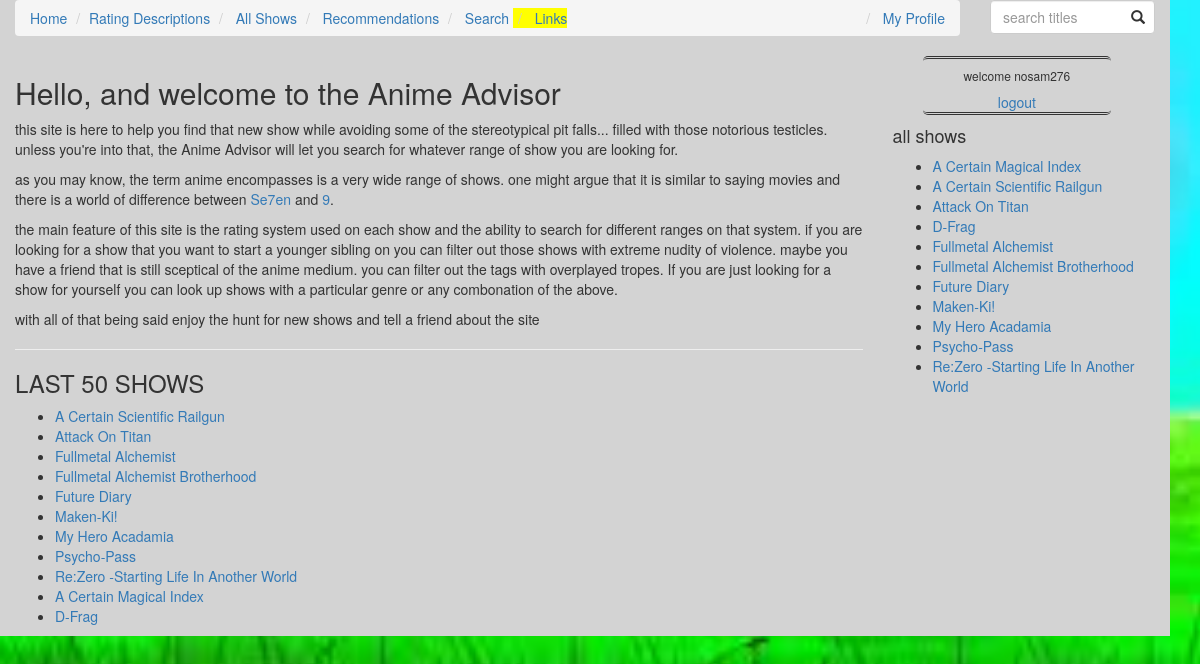
Screenshot of / (signed in) with the database file from the repository.
### animeupload/models.py (models this page shows, shortened)
class Show(models.Model):
	n_choices= (
		(NONE,"none"),
		(UNDERWEAR,"underwear"),
		(CENCORED,"cencored"),
		(BUTT,"butt"),
		(BARBIE_SMOOTH,"barbie smooth"),
		(OUTINES,"outlined"),
		(NIPPLE,"nipple"),
		(FULL_FRONTAL,"full frontal"),
	)
	swares= (
		(NONE,"none"),
		(DAMN,"mild"),
		(CENCORED,"cencored"),
		(FUCK,"uncencored"),
	)
	osi_levels = (
		(NONE,"none"),
		(LIGHT,"light kissing"),
		(DEEP,"deep kissing/grope"),
		(SEX,"sex"),
	)
	osv_levels = (
		(NONE,"none"),
		(ESRB_E,"cartoon"),
		(ESRB_T,"blood"),
		(ESRB_M,"realistic"),
		(ESRB_A,"extreme"),
	)
	emotional_challenge = standard_choices
	mi_levels =(
		(NONE,"none"),
		(CORPSE_LTE,"unmarred dead"),
		(SILHOUETTE,"silhouetted dismemberment"),
		(DISMEMBERED,"dismemberment"),
	)
	gore_levels =standard_choices
	fan_levels =standard_choices
	si_levels=(
		(NONE,"none"),
		(UNINTENTIONAL,"unintentional"),
		(MISCHIEVOUS,"mischievous"),
		(MALICE_LTE,"malicious(molestation)"),
		(MALICE_HVY,"extremley malicious(rape)"),
	)
	tone_levels=(
		(LITE_TONE,"light tone"),
		(MODERATE_TONE,"moderate tone"),
		(DARK_TONE,"dark tone"),
		(ULTA_DARK_TONE,"ultra dark tone"),
	)
	ma_levels = standard_choices
	image = models.FileField(default = "images/fnf/fnf.jpg", blank=True, upload_to='images/')
	english_title = models.CharField(max_length=200)
	japanese_title = models.CharField(max_length=200, null= True)
	description = models.TextField(max_length = 1000)
	total_episodes = models.IntegerField()
	ova=  models.BooleanField(default = False)
	movies = models.IntegerField(default = 0)
	total_seasons = models.IntegerField(default = 1)
	ongoing = models.BooleanField(default = False)
	series = models.ForeignKey(Series, null = True, blank = True, on_delete=models.SET_NULL)
	nudity = models.IntegerField(default = NONE, choices= n_choices)
	on_screen_intimacy = models.IntegerField(default = NONE, choices= osi_levels)
	sexual_intent = models.IntegerField(default = NONE, choices = si_levels)
	violence = models.IntegerField(default = NONE, choices= osv_levels)
	gore = models.IntegerField(default = NONE, choices= gore_levels)
	morbid_images = models.IntegerField(default = NONE, choices= mi_levels)
	feels = models.IntegerField(default = NONE, choices= emotional_challenge)
	profanity = models.IntegerField(default = NONE, choices= swares)
	moral_ambiguity = models.IntegerField(default = NONE, choices= ma_levels)
	fan_service = models.IntegerField(default = NONE, choices= fan_levels)
	tags = models.ManyToManyField(Tag, blank=True)
	genres = models.ManyToManyField(Genre, blank=True)
	modified_date = models.DateTimeField(auto_now=True, blank = True, null=True)
	class Meta:
		ordering = ["english_title"]

### animeupload/views.py (the view)
# urls.py: url(r'^$',views.index, name='index'),
def index(request):
	shows = Show.objects.all()
	return render(request, 'animeupload/index.html', {
		'shows': shows,
		})

### firstdjango/templates/animeupload/index.html
{% extends "wsidebar.html" %}
{% block main %}
	<div class="col-xs-9">
	<h2>Hello, and welcome to the Anime Advisor</h2>
	<p>
	 this site is here to help you find that new show while avoiding some of the stereotypical pit falls... filled with those notorious testicles.
	unless you're into that, the Anime Advisor will let you search for whatever range of show you are looking for.
	</p>
	<p>
		as you may know, the term anime encompasses is a very wide range of shows. one might argue that it is similar to saying movies and there is a world of
		difference between <a href = "http://www.imdb.com/title/tt0114369/?ref_=nv_sr_1">Se7en</a> and <a href="http://www.imdb.com/title/tt0472033/?ref_=fn_al_tt_1">9</a>.
	</p>
	<p>
	the main feature of this site is the rating system used on each show and the ability to search for different ranges on that system.
	if you are looking for a show that you want to start a younger sibling on you can filter out those shows with extreme nudity of violence.
	maybe you have a friend that is still sceptical of the anime medium. you can filter out the tags with overplayed tropes.
	If you are just looking for a show for yourself you can look up shows with a particular genre or any combonation of the above.
	</p>
	<p>
	with all of that being said enjoy the hunt for new shows and tell a friend about the site
	</p>
	<hr>
	<h3>LAST 50 SHOWS</h3>
	<ul>
		{% for show in shows|dictsort:"modified_date" %}
			{% if forloop.counter0 < 50%}
			<li>
				<a href = "{% url 'show_detail' show.id %}">
					{{ show.english_title|title }}
				</a>
			</li>
			{% endif %}
		{% endfor %}
	</ul>
</div>
{% endblock %}

### firstdjango/templates/wsidebar.html
{% extends "base.html" %}
	{% block content %}
		<div class ="row">
			{% block main %}
			{% endblock %}
			{% block sidebar %}
				<div class="col-xs-3">
					<div class="row">
						<div class="col-xs-1">
						</div>
						<div class ="col-xs-10">
							<div style="border-style: double hidden; border-radius:5px; text-align: center;">
							{% if request.user.is_authenticated %}
								<h6> welcome {{ request.user.username }}</h6>
								<a href="{% url 'account_logout'%}?next={{request.path}}">logout</a>
							{% else %}
								<h5><a href="{% url 'account_login' %}?next={{request.path}}"> Login</a></h5>
								<h5> <a href="{% url 'account_signup' %}?next={% url 'index'%}"> register</a> </h5>
							{% endif %}
							</div>
						</div>
						<div class="col-xs-1">
						</div>
					</div>
					<h4>all shows</h4>
					<ul>
						{% for show in shows %}
							<li>
								<a href = "{% url 'show_detail' show.id %}">
								{{ show.english_title|title }}
								</a>
							</li>
						{% endfor %}
					</ul>
				</div>
			{% endblock sidebar %}
		</div>
	{% endblock content %}

### static/css/base.css (style rules this page uses)
html { height:100%; }
body { background-color: lime; background-image: url("../images/background.jpg"); background-repeat: no-repeat; background-attachment: fixed; background-size: cover; height: 100%; }
.row { background-color: lightgray; width: 100%; }

### rows the page displays
Show: english_title "A Certain Scientific Railgun"
Show: english_title "Attack On Titan"
Show: english_title "Fullmetal Alchemist"
Show: english_title "Fullmetal Alchemist Brotherhood"
Show: english_title "Future Diary"
Show: english_title "Maken-Ki!"
Show: english_title "My Hero Acadamia"
Show: english_title "Psycho-Pass"
Show: english_title "Re:Zero -Starting Life In Another World"
Show: english_title "A Certain Magical Index"
Show: english_title "D-Frag"

### other values shown
{{ request.user.username }} "nosam276"
